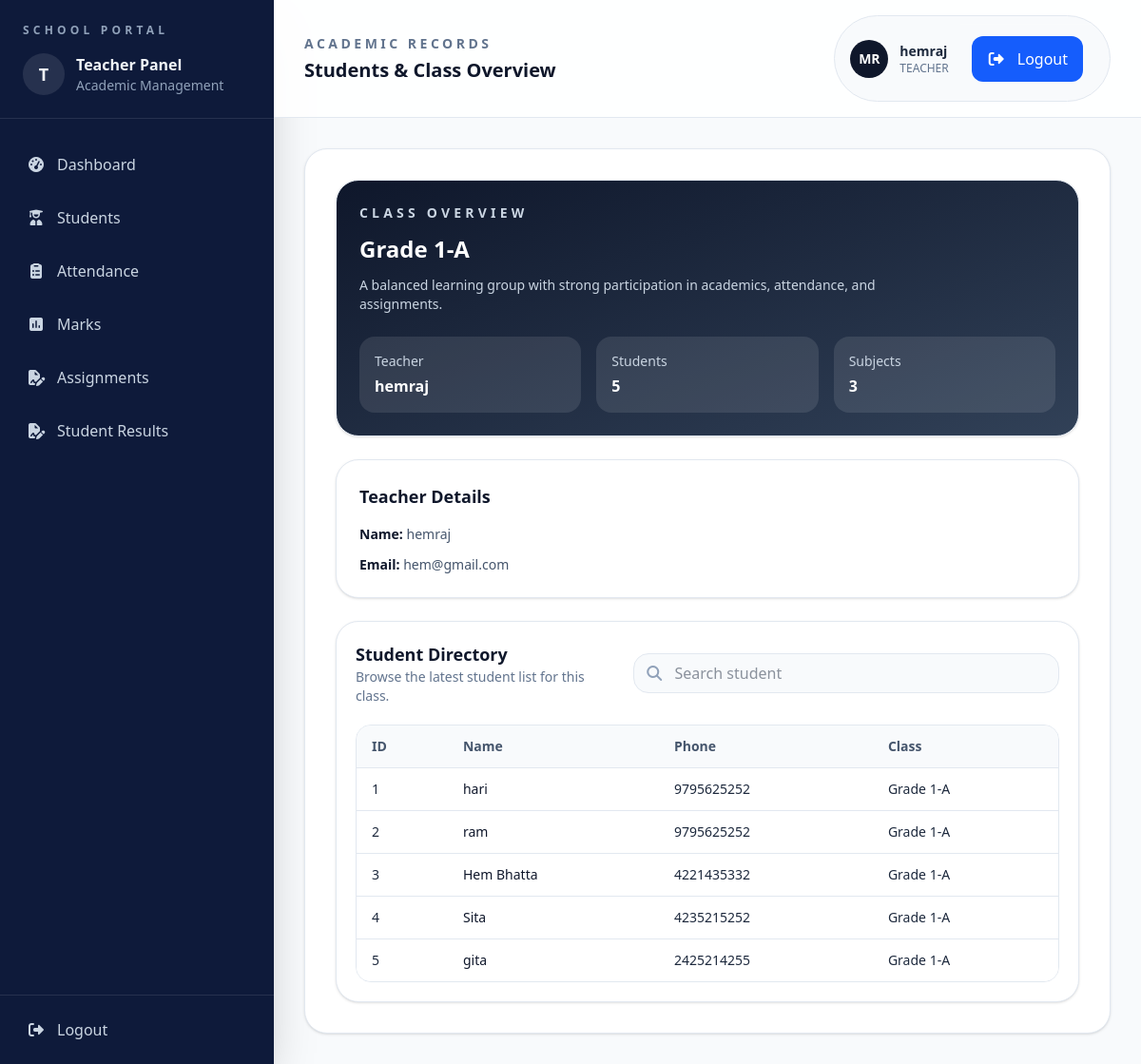
/students/list/ (signed in), run on the app's committed database.
### accounts/models.py (models this page shows, shortened)
class User(AbstractUser):
    ROLE_CHOICES = (("ADMIN", "Admin"), ("TEACHER", "Teacher"))
    role = models.CharField(max_length=20, choices=ROLE_CHOICES, default="TEACHER")

### students/models.py (models this page shows, shortened)
class ClassRoom(models.Model):
    name = models.CharField(max_length=50)
    section = models.CharField(max_length=10)
    teacher = models.ForeignKey(
        User, on_delete=models.SET_NULL, null=True, limit_choices_to={"role": "TEACHER"}
    )
    def __str__(self):
        return f"{self.name}-{self.section}"

class Student(models.Model):
    name = models.CharField(max_length=50)
    classroom = models.ForeignKey(
        ClassRoom, on_delete=models.CASCADE, related_name="students"
    )
    address = models.TextField(blank=True, null=True)
    phone = models.CharField(max_length=10, blank=True)

### students/views.py (the view)
# urls.py: path("list/", views.student, name="student"),
def student(request):
    classroom = ClassRoom.objects.filter(teacher=request.user).first()
    student_count = 0
    subject_count = 0
    students = Student.objects.filter(classroom=classroom)
    if classroom:
        student_count = classroom.students.count()
        subject_count = Subject.objects.filter(classroom=classroom).count()
    context = {
        "classroom": classroom,
        "student_count": student_count,
        "subject_count": subject_count,
        "students": students,
    }
    return render(request, "students/student_list.html", context)

### students/templates/students/student_list.html (shortened to what this page needs)
{% extends 'base.html' %}
{% block page_label %}Academic Records{% endblock %}
{% block page_title %}Students & Class Overview{% endblock %}
{% block content %}
<div class="space-y-6">
  <section class="grid gap-6 xl:grid-cols-[1.3fr_0.7fr]">
    <div class="rounded-3xl border border-slate-200 bg-gradient-to-br from-slate-900 to-slate-700 p-6 text-white shadow-sm">
      <p class="text-sm font-semibold uppercase tracking-[0.3em] text-slate-300">Class Overview</p>
      <h2 class="mt-3 text-2xl font-semibold">Grade {{ classroom }}</h2>
      <p class="mt-3 max-w-xl text-sm text-slate-300">A balanced learning group with strong participation in academics, attendance, and assignments.</p>
      <div class="mt-6 grid gap-4 sm:grid-cols-3">
        <div class="rounded-2xl bg-white/10 p-4">
          <p class="text-sm text-slate-300">Teacher</p>
          <p class="mt-1 font-semibold">{{ request.user.username }}</p>
        </div>
        <div class="rounded-2xl bg-white/10 p-4">
          <p class="text-sm text-slate-300">Students</p>
          <p class="mt-1 font-semibold">{{ student_count }}</p>
        </div>
        <div class="rounded-2xl bg-white/10 p-4">
          <p class="text-sm text-slate-300">Subjects</p>
          <p class="mt-1 font-semibold">{{ subject_count }}</p>
        </div>
      </div>
    </div>
    <div class="rounded-3xl border border-slate-200 bg-white p-6 shadow-sm">
      <h3 class="text-lg font-semibold text-slate-900">Teacher Details</h3>
      <div class="mt-4 space-y-3 text-sm text-slate-600">
        <p><span class="font-semibold text-slate-900">Name:</span> {{ request.user.username }}</p>
        <p><span class="font-semibold text-slate-900">Email:</span> {{ request.user.email }}</p>
      </div>
    </div>
  </section>
  <section class="rounded-3xl border border-slate-200 bg-white p-5 shadow-sm">
    <div class="flex flex-col gap-4 md:flex-row md:items-center md:justify-between">
      <div>
        <h3 class="text-lg font-semibold text-slate-900">Student Directory</h3>
        <p class="text-sm text-slate-500">Browse the latest student list for this class.</p>
      </div>
      <div class="flex w-full max-w-md items-center gap-3 rounded-2xl border border-slate-200 bg-slate-50 px-3 py-2">
        <i class="fa-solid fa-magnifying-glass text-slate-400"></i>
        <input type="text" placeholder="Search student" class="w-full border-0 bg-transparent outline-none" />
      </div>
    </div>
    <div class="mt-5 overflow-hidden rounded-2xl border border-slate-200">
      <table class="min-w-full divide-y divide-slate-200 text-left text-sm">
        <thead class="bg-slate-50 text-slate-600">
          <tr>
            <th class="px-4 py-3 font-semibold">ID</th>
            <th class="px-4 py-3 font-semibold">Name</th>
            <th class="px-4 py-3 font-semibold">Phone</th>
            <th class="px-4 py-3 font-semibold">Class</th>
          </tr>
        </thead>
        <tbody class="divide-y divide-slate-200 bg-white">
          {% for student in students  %}
          <tr>
            <td class="px-4 py-3">{{student.id}}</td>
            <td class="px-4 py-3 font-medium text-slate-900">{{student.name}}</td>
            <td class="px-4 py-3">{{student.phone}}</td>
            <td class="px-4 py-3">Grade {{student.classroom}}</td>
          </tr>
          {% empty %}
          <p>No Records Found</p>
          {% endfor %}
        </tbody>
      </table>
    </div>
  </section>
</div>
{% endblock %}

### templates/base.html (shortened to what this page needs)
{% load static %}
<!doctype html>
<html lang="en">
<head>
<script src="https://cdn.jsdelivr.net/npm/@tailwindcss/browser@4"></script>
<link rel="stylesheet" href="https://cdnjs.cloudflare.com/ajax/libs/font-awesome/7.0.1/css/all.min.css" />
</head>
<body class="bg-slate-50 text-slate-800">
<div class="min-h-screen bg-slate-50">
  <div class="flex min-h-screen flex-col lg:flex-row">
    {% include 'sidebar.html' %}
    <div class="flex-1">
      <header class="border-b border-slate-200 bg-white/90 px-4 py-4 sm:px-6 lg:px-8">
        <div class="flex flex-col gap-4 sm:flex-row sm:items-center sm:justify-between">
          <div>
            <p class="text-sm font-semibold uppercase tracking-[0.25em] text-slate-500">{% block page_label %}Teacher Portal{% endblock %}</p>
            <h1 class="mt-1 text-xl font-semibold text-slate-900">{% block page_title %}School Management Dashboard{% endblock %}</h1>
          </div>
          <div class="flex items-center gap-3 rounded-full border border-slate-200 bg-slate-50 px-4 py-2">
            <div class="flex h-10 w-10 items-center justify-center rounded-full bg-slate-900 text-sm font-semibold text-white">MR</div>
            <div>
              <p class="text-sm font-semibold text-slate-800">{{ request.user.username }}</p>
              <p class="text-xs text-slate-500">{{ request.user.role }}</p>
            </div>
            <div class="border-t border-white/10 p-3">
              <a
                 href="{% url 'teacher-logout' %}"
                  class="flex items-center gap-3 rounded-xl bg-blue-600 px-4 py-3 text-white transition hover:bg-blue-700">
                  <span class="text-base">
                      <i class="fa-solid fa-right-from-bracket"></i>
                  </span>
                  <span>Logout</span>
              </a>
          </div>
          </div>
        </div>
      </header>
      <main class="p-4 sm:p-6 lg:p-8">
        <div class="rounded-3xl border border-slate-200 bg-white p-4 shadow-sm sm:p-6 lg:p-8">
          {% block content %}
          {% endblock content %}
        </div>
      </main>
    </div>
  </div>
</div>
</body>
</html>

### templates/sidebar.html (shortened to what this page needs)
<aside class="w-full bg-[#0e1a3a] p-0 text-slate-100 shadow-2xl lg:w-72 lg:flex lg:flex-col lg:justify-between">
  <div>
    <div class="border-b border-white/10 px-6 py-6">
      <p class="text-xs font-semibold uppercase tracking-[0.35em] text-slate-400">School Portal</p>
      <div class="mt-4 flex items-center gap-3">
        <div class="flex h-11 w-11 items-center justify-center rounded-full bg-white/10 text-lg font-semibold">T</div>
        <div>
          <p class="font-semibold">Teacher Panel</p>
          <p class="text-sm text-slate-400">Academic Management</p>
        </div>
      </div>
    </div>
    <nav class="mt-6 space-y-2 px-3">
      <a href="{% url "dashboard" %}" class="flex items-center gap-3 rounded-xl px-4 py-3 text-slate-300 transition hover:bg-white/10 hover:text-white">
        <span class="text-base"><i class="fa-solid fa-gauge-high"></i></span>
        <span>Dashboard</span>
      </a>
      <a href="{% url "student" %}" class="flex items-center gap-3 rounded-xl px-4 py-3 text-slate-300 transition hover:bg-white/10 hover:text-white">
        <span class="text-base"><i class="fa-solid fa-user-graduate"></i></span>
        <span>Students </span>
      </a>
      <a href="{% url "attendance" %}" class="flex items-center gap-3 rounded-xl px-4 py-3 text-slate-300 transition hover:bg-white/10 hover:text-white">
        <span class="text-base"><i class="fa-solid fa-clipboard-list"></i></span>
        <span>Attendance</span>
      </a>
      <a href="{% url "view-marks" %}" class="flex items-center gap-3 rounded-xl px-4 py-3 text-slate-300 transition hover:bg-white/10 hover:text-white">
        <span class="text-base"><i class="fa-solid fa-square-poll-vertical"></i></span>
        <span>Marks</span>
      </a>
      <a href="{% url "assignment-list" %}" class="flex items-center gap-3 rounded-xl px-4 py-3 text-slate-300 transition hover:bg-white/10 hover:text-white">
        <span class="text-base"><i class="fa-solid fa-file-signature"></i></span>
        <span>Assignments</span>
      </a>
      <a href="{% url "student-results" %}" class="flex items-center gap-3 rounded-xl px-4 py-3 text-slate-300 transition hover:bg-white/10 hover:text-white">
        <span class="text-base"><i class="fa-solid fa-file-signature"></i></span>
        <span>Student Results</span>
      </a>
    </nav>
  </div>
  <div class="border-t border-white/10 p-3">
    <a href="{% url "teacher-logout" %}" class="flex items-center gap-3 rounded-xl px-4 py-3 text-slate-300 transition hover:bg-red-500/20 hover:text-red-300">
      <span class="text-base"><i class="fa-solid fa-right-from-bracket"></i></span>
      <span>Logout</span>
    </a>
  </div>
</aside>

### data on the page
User: user.username "hemraj", user.role "TEACHER", user.email "hem@gmail.com"
ClassRoom: name+section "1-A"
Student: id "1", name "hari", phone "9795625252", classroom "1-A"
Student: id "2", name "ram", phone "9795625252", classroom "1-A"
Student: id "3", name "Hem Bhatta", phone "4221435332", classroom "1-A"
Student: id "4", name "Sita", phone "4235215252", classroom "1-A"
Student: id "5", name "gita", phone "2425214255", classroom "1-A"

### other printed values
{{ student_count }} "5"
{{ subject_count }} "3"
